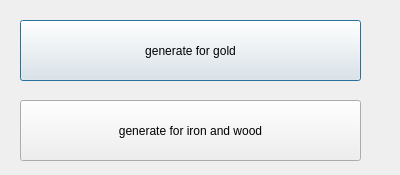
<?xml version="1.0" encoding="UTF-8"?>
<ui version="4.0">
 <class>Dialog</class>
 <widget class="QDialog" name="Dialog">
  <property name="geometry">
   <rect>
    <x>0</x>
    <y>0</y>
    <width>400</width>
    <height>175</height>
   </rect>
  </property>
  <property name="windowTitle">
   <string>Dialog</string>
  </property>
  <widget class="QPushButton" name="pushButton_gen_gold">
   <property name="geometry">
    <rect>
     <x>20</x>
     <y>20</y>
     <width>341</width>
     <height>61</height>
    </rect>
   </property>
   <property name="text">
    <string>generate for gold</string>
   </property>
  </widget>
  <widget class="QPushButton" name="pushButton_gen_iron_wood">
   <property name="geometry">
    <rect>
     <x>20</x>
     <y>100</y>
     <width>341</width>
     <height>61</height>
    </rect>
   </property>
   <property name="text">
    <string>generate for iron and wood</string>
   </property>
  </widget>
 </widget>
 <resources/>
 <connections/>
</ui>
